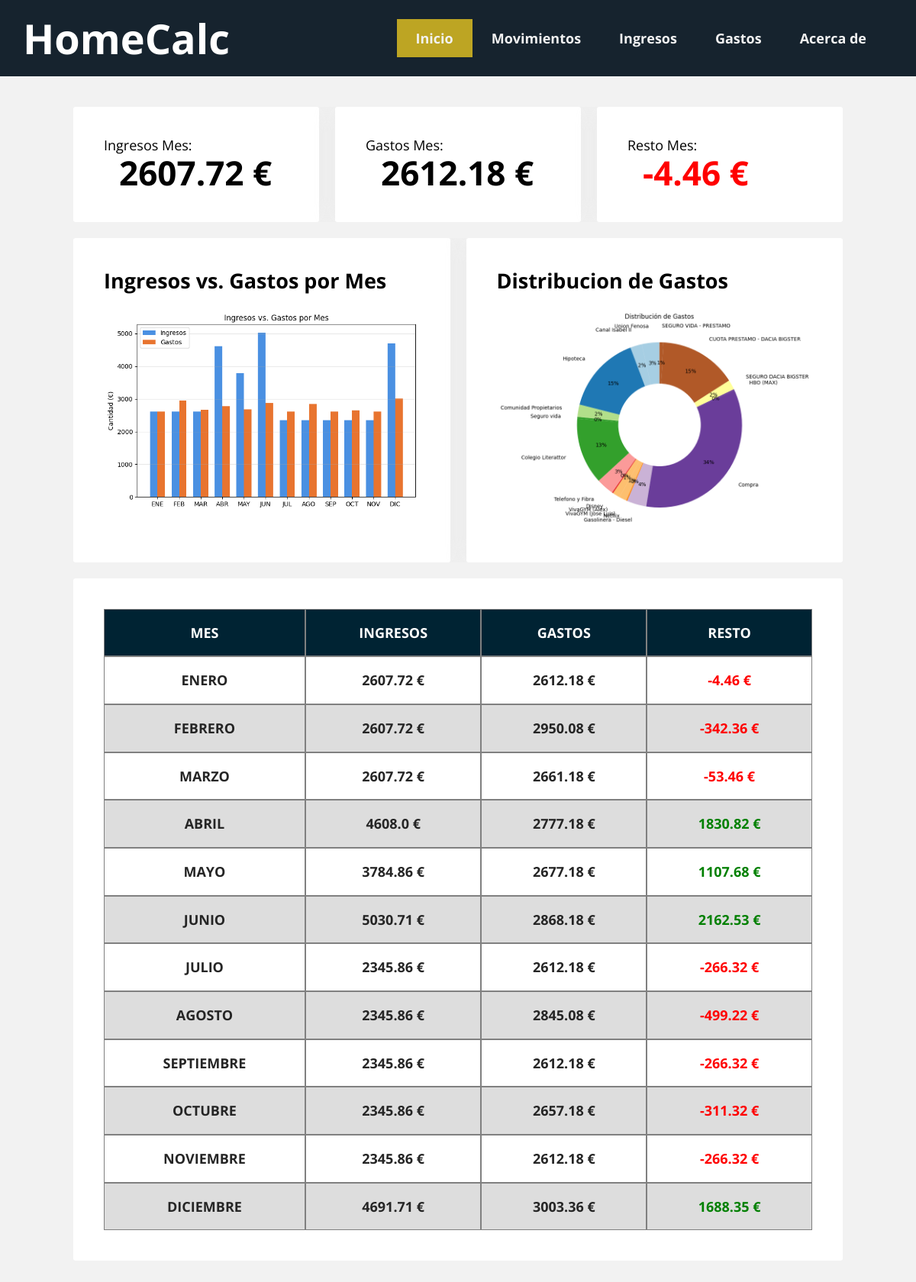
The page / on the database its author committed.
### tables this page shows
CREATE TABLE paginas (
	id INTEGER NOT NULL PRIMARY KEY AUTOINCREMENT,
	nombre TEXT(125) NOT NULL,
	enlace TEXT(250) DEFAULT ('#'),
	activo boolean DEFAULT (1)
);

CREATE TABLE Meses (
	mes INTEGER NOT NULL PRIMARY KEY AUTOINCREMENT,
	mes_texto TEXT(125) NOT NULL
);

### homecalc.py (the view)
@app.route("/")
def home():
    nav_buttons_query_results = nav_buttons()
    connection, cursor = dbconnection()
    webcall = open('src/db/webcalls/home/income-expenses_current_year_formatted.sql', mode='r')
    income_expense_list = webcall.read()
    webcall.close()
    try:
        cursor.execute(income_expense_list)
        income_expense_list_query_results = cursor.fetchall()
    except Exception as e:
        print(f"Error at Income | Expense query: {e}")
    finally:
        connection.close()
    get_now = datetime.datetime.now()
    month_now = get_now.month
    nowaday_month_data = next((fila for fila in income_expense_list_query_results if fila[0] == month_now), None)
    print(nowaday_month_data)
    """Gráfico de barras: Ingresos vs Gastos por Mes"""
    meses = tuple(meses[1][:3] for meses in income_expense_list_query_results)
    print(meses)
    ingresos = tuple(ingresos[2] for ingresos in income_expense_list_query_results)
    gastos = tuple(gastos[3] for gastos in income_expense_list_query_results)
    x = np.arange(len(meses))
    width = 0.35
    fig, ax = plt.subplots(figsize=(8, 5))
    ax.bar(x - width/2, ingresos, width, label='Ingresos', color='#4A90E2')
    ax.bar(x + width/2, gastos, width, label='Gastos', color='#E8742F')
    ax.set_ylabel('Cantidad (€)')
    ax.set_title('Ingresos vs. Gastos por Mes')
    ax.set_xticks(x)
    ax.set_xticklabels(meses)
    ax.legend()
    ax.grid(axis='y', alpha=0.3)
    buffer = BytesIO()
    plt.savefig(buffer, format='png', bbox_inches='tight', dpi=100)
    buffer.seek(0)
    Grafico_Barras = base64.b64encode(buffer.read()).decode()
    print('Grafico de barras creado')
    print(Grafico_Barras)
    plt.close()
    """Gráfico de donut: Distribución de Gastos"""
    connection, cursor = dbconnection()
    webcall = open('src/db/webcalls/home/expenses_by_current_month.sql', mode='r')
    current_month_expense_list = webcall.read()
    webcall.close()
    try:
        cursor.execute(current_month_expense_list)
        current_month_expense_list_query_results = cursor.fetchall()
    except Exception as e:
        print(f"Error at Income | Expense query: {e}")
    finally:
        connection.close()
    categorias = tuple(categoria[0] for categoria in current_month_expense_list_query_results)
    print(categorias)
    valores = tuple(cantidad[1] for cantidad in current_month_expense_list_query_results)
    print(valores)
    colores = plt.cm.Paired(np.linspace(0, 1, len(categorias)))
    print(colores)
    fig, ax = plt.subplots(figsize=(9, 7))
    wedges, texts, autotexts = ax.pie(valores, labels=categorias, colors=colores,
                                        autopct='%1.0f%%', startangle=90,
                                        pctdistance=0.75,
                                        labeldistance=1.2)
    for autotext in autotexts:
        autotext.set_color('black')
        autotext.set_fontsize(10)
    centre_circle = plt.Circle((0, 0), 0.50, fc='white')
    fig.gca().add_artist(centre_circle)
    ax.set_title('Distribución de Gastos')
    buffer = BytesIO()
    plt.subplots_adjust(left=0.1, right=0.9, top=0.9, bottom=0.1)
    plt.savefig(buffer, format='png', bbox_inches='tight', dpi=100)
    buffer.seek(0)
    Grafico_donuts = base64.b64encode(buffer.read()).decode()
    plt.close()
    return render_template('home.html', nav_buttons_query_results=nav_buttons_query_results, nowaday_month_data=nowaday_month_data,income_expense_list_query_results=income_expense_list_query_results, Grafico_Barras=Grafico_Barras, Grafico_donuts=Grafico_donuts)

### homecalc.py (called while the page is built)
def dbconnection():
    connection = sqlite3.connect('src/db/database/homecalc.db')
    cursor = connection.cursor()
    return connection, cursor

def nav_buttons():
    connection, cursor = dbconnection()
    webcall = open('src/db/webcalls/nav_buttons.sql', mode='r')
    nav_buttons_query = webcall.read()
    webcall.close()
    try:
        cursor.execute(nav_buttons_query)
        nav_buttons_query_results = cursor.fetchall()
    except Exception as e:
        print(f"Error al ejecutar la query: {e}")
    finally:
        connection.close()
        return nav_buttons_query_results

### templates/home.html (shortened to what this page needs)
{% extends './base.html' %}
{% block main %}
<section class="contenedor-ancho">
    <article class="contenedor grid col-3 med-col-3 peq-col-1">
        <div class="card span-1">
            <header>Ingresos Mes:</header>
            <main class="display-3 padding-izquierda"> {{nowaday_month_data.2}} € </main>
        </div>
        <div class="card span-1">
            <header>Gastos Mes:</header>
            <main class="display-3  padding-izquierda"> {{nowaday_month_data.3}} € </main>
        </div>
        <div class="card span-1">
            <header>Resto Mes:</header>
            <main class="display-3  padding-izquierda" style="color:{% if nowaday_month_data.4|float < 0 %}red{% else %}Green{% endif %}"> {{nowaday_month_data.4}} € </main>
        </div>
    </article>
    <article class="contenedor grid col-2 med-col-2 peq-col-1">
        <div class="card span-1">
            <h2>Ingresos vs. Gastos por Mes</h2>
            <img alt="Grafico de barras">
        </div>
        <div class="card span-1">
            <h2>Distribucion de Gastos</h2>
            <img alt="Grafico de Donut">
        </div>
    </article>
    <article class="contenedor">
        <table class="card tabla" id="tabla">
            <thead class="tabla-encabezado-fijo">
                <tr>
                    <th class="texto-centrado">MES</td>
                    <th class="texto-centrado">INGRESOS</td>
                    <th class="texto-centrado">GASTOS</td>
                    <th class="texto-centrado">RESTO</td>
                </tr>
            </thead>
            <tbody class="tabla_con_encabezado">
            {% for extracted_data in income_expense_list_query_results %}
                <tr>
                    <td class="texto-centrado" style="font-weight:bold; color: var(--color-primario)">{{ extracted_data.1 }}</td>
                    <td class="texto-centrado" style="font-weight:bold; color: var(--color-primario)">{{ extracted_data.2 }} €</td>
                    <td class="texto-centrado" style="font-weight:bold; color: var(--color-primario)">{{ extracted_data.3 }} €</td>
                    <td class="texto-centrado" style="font-weight:bold; color:{% if extracted_data.4|float < 0 %}red{% else %}Green{% endif %}">{{ extracted_data.4 }} €</td>
                </tr>
            {% endfor %}
            </tbody>
        </table>
    </article>
</section>
{% endblock %}

### templates/base.html (shortened to what this page needs)
<!DOCTYPE html>
<html>
<head>
    <link rel="stylesheet" href="{{ url_for('static', filename='css/normalize.css') }}">
    <link rel="stylesheet" href="{{ url_for('static', filename='css/framework.css') }}">
    <link rel="stylesheet" href="{{ url_for('static', filename='css/style.css') }}">
</head>
<body class="col-5">
    <header class="top-header">
        <h1 class="top-title padding-izquierda display-2">HomeCalc</h1>
        <nav class="top-nav menu menu-derecha">
            <ul class="nav-top_menu">
                {% for button in nav_buttons_query_results %}
                    <li class="nav-top_menu--option
                    {% if request.path == url_for('home') and button.1 == '/' %}active{% endif %}
                    {% if request.path == url_for('about') and button.1 == 'about' %}active{% endif %}">
                    <a href="{{ button.1 }}">{{ button.0 }}</a></li>
                {% endfor %}
            </ul>
        </nav>
    </header>
    <main class="contenedor-ancho main-distribution no-margen no-padding">
        {% block main %}{% endblock %}
    </main>
</body>
</html>

### static/css/framework.css (style rules this page uses)
*, *::after, *::before { box-sizing: border-box; }
:root { --fuente: 'Open Sans', sans-serif; --fondo: #f2f2f2; --ancho-contenedor: 1200px; --color-primario: #252525; --color-primario-accion: rgb(81, 20, 194); --color-secundario: rgb(212, 5, 17); --color-secundario-accion: rgb(0, 131, 61); --color-terciario: rgb(255, 204, 0); --color-table_header: rgb(9, 25, 77); --color-filas_tabla: #D7D7D7; --color-text_menu: #f2f2f2; }
body { background: var(--fondo); font-family: var(--fuente); font-size: 18px; display: flex; flex-direction: column; min-height: 100vh; overflow-y: scroll; }
img { vertical-align: top; width: 100%; }
.contenedor { max-width: 90%; width: var(--ancho-contenedor); margin: 20px auto; overflow: hidden; }
.contenedor-ancho { width: 100%; padding: 0 40px; margin: 20px auto; }
.card { padding: 40px; background: #fff; border-radius: 3px; box-shadow: 0px 0px 30px rgba(221,221,221,0.3); }
.grid { display: grid; gap: 21px; margin-bottom: 21px; }
.col-2 { grid-template-columns: repeat(2, 1fr); }
.col-3 { grid-template-columns: repeat(3, 1fr); }
.col-5 { grid-template-columns: repeat(5, 1fr); }
.span-1 { grid-column: span 1; }
.menu { background: #252525; display: flex; flex-wrap: wrap; padding-right: 40px; }
.menu ul { display: flex; flex-direction: row; list-style-type: none; }
.menu a { color: var(--color-text_menu); text-decoration: none; display: flex; align-items: center; padding: 15px 25px; transition: .3s ease all; font-size: 18px; justify-content: space-between; transition: background-color 2s ; }
.active { color: var(--color-primario); background: var(--color-terciario); }
h1, h2, h3, h4, h5, h6 { margin-top: 0; }
.display-2 { font-weight: 700; font-size: 54px; }
.display-3 { font-weight: 700; font-size: 44px; }
.tabla { width: 100%; background-color: white; text-align: left; border-collapse: separate; border-spacing: 0px; }
.tabla td, th { padding: 20px; border: 0.5px solid grey; }
.tabla thead { background-color: var(--color-table_header); border-bottom: 5px solid black; color: white; font-weight: bold; box-shadow: 0 -20px 0 20px #fff; }
.tabla tr:nth-child(even) { background-color: #ddd; }
.tabla-encabezado-fijo { position: sticky; top: 0; }
.tabla_con_encabezado { overflow-y: scroll; overflow-x: scroll; }
.no-margen { margin:0 }
.no-padding { padding: 0px; }
.padding-izquierda { padding-left: 20px; }
.texto-centrado { text-align: center; }
.menu-derecha { justify-content: flex-end; }

### static/css/style.css (style rules this page uses)
:root { --header-hight: 100px; --dinamic-100-width: 100dvw; --dinamic-100-height: 100dvhS; --color-1: #16232e; --color-2: #164c45; --color-3: #cc8d1a; --color-4: #e3c75f; --color-5: #bda523; --color-terciario: #bda523; --color-table_header: #002333; }
@media screen and (min-width: 1024px) { .main-distribution { width: var(--dinamic-100-width); display: flex; flex-direction: row; justify-content: space-between; } }

### rows shown on the page
paginas: nombre "Inicio"
paginas: nombre "Movimientos"
paginas: nombre "Ingresos"
paginas: nombre "Gastos"
paginas: nombre "Acerca de"
Meses: mes_texto "ENERO", extracted_data "2607.72", extracted_data "2612.18", extracted_data "-4.46"
Meses: mes_texto "FEBRERO", extracted_data "2607.72", extracted_data "2950.08", extracted_data "-342.36"
Meses: mes_texto "MARZO", extracted_data "2607.72", extracted_data "2661.18", extracted_data "-53.46"
Meses: mes_texto "ABRIL", extracted_data "4608.0", extracted_data "2777.18", extracted_data "1830.82"
Meses: mes_texto "MAYO", extracted_data "3784.86", extracted_data "2677.18", extracted_data "1107.68"
Meses: mes_texto "JUNIO", extracted_data "5030.71", extracted_data "2868.18", extracted_data "2162.53"
Meses: mes_texto "JULIO", extracted_data "2345.86", extracted_data "2612.18", extracted_data "-266.32"
Meses: mes_texto "AGOSTO", extracted_data "2345.86", extracted_data "2845.08", extracted_data "-499.22"
Meses: mes_texto "SEPTIEMBRE", extracted_data "2345.86", extracted_data "2612.18", extracted_data "-266.32"
Meses: mes_texto "OCTUBRE", extracted_data "2345.86", extracted_data "2657.18", extracted_data "-311.32"
Meses: mes_texto "NOVIEMBRE", extracted_data "2345.86", extracted_data "2612.18", extracted_data "-266.32"
Meses: mes_texto "DICIEMBRE", extracted_data "4691.71", extracted_data "3003.36", extracted_data "1688.35"

### other values the page prints
{{ nowaday_month_data.2 }} "2607.72"
{{ nowaday_month_data.3 }} "2612.18"
{{ nowaday_month_data.4 }} "-4.46"
